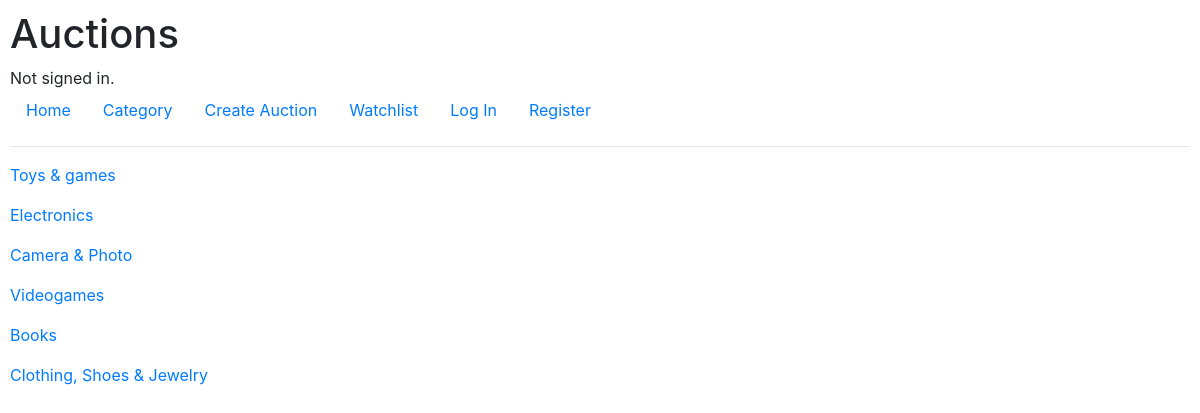
The page /category on the database its author committed.
### auctions/models.py (models this page shows, shortened)
class Grouping(models.Model):
    grouping = models.CharField(max_length=64)

### auctions/views.py (the view)
# urls.py: path("category", views.category, name="category"),
def category(request):
    g = Grouping.objects.all()
    rendergroup = 0
    return render(request, "auctions/category.html", {
        "g": g, # all categorized objects
        "rendergroup": rendergroup
    })

### auctions/templates/auctions/category.html (shortened to what this page needs)
{% extends "auctions/layout.html" %}
{% block body %}
    {% for distinct in g %}
        <p>
            <a href="{% url 'grouping' distinct.id %}">{{ distinct.grouping }}</a>
        </p>
    {% endfor %}
{% endblock %}

### auctions/static/auctions/styles.css (style rules this page uses)
body { padding: 10px; }

### rows shown on the page
Grouping: grouping "Toys & games"
Grouping: grouping "Electronics"
Grouping: grouping "Camera & Photo"
Grouping: grouping "Videogames"
Grouping: grouping "Books"
Grouping: grouping "Clothing, Shoes & Jewelry"
